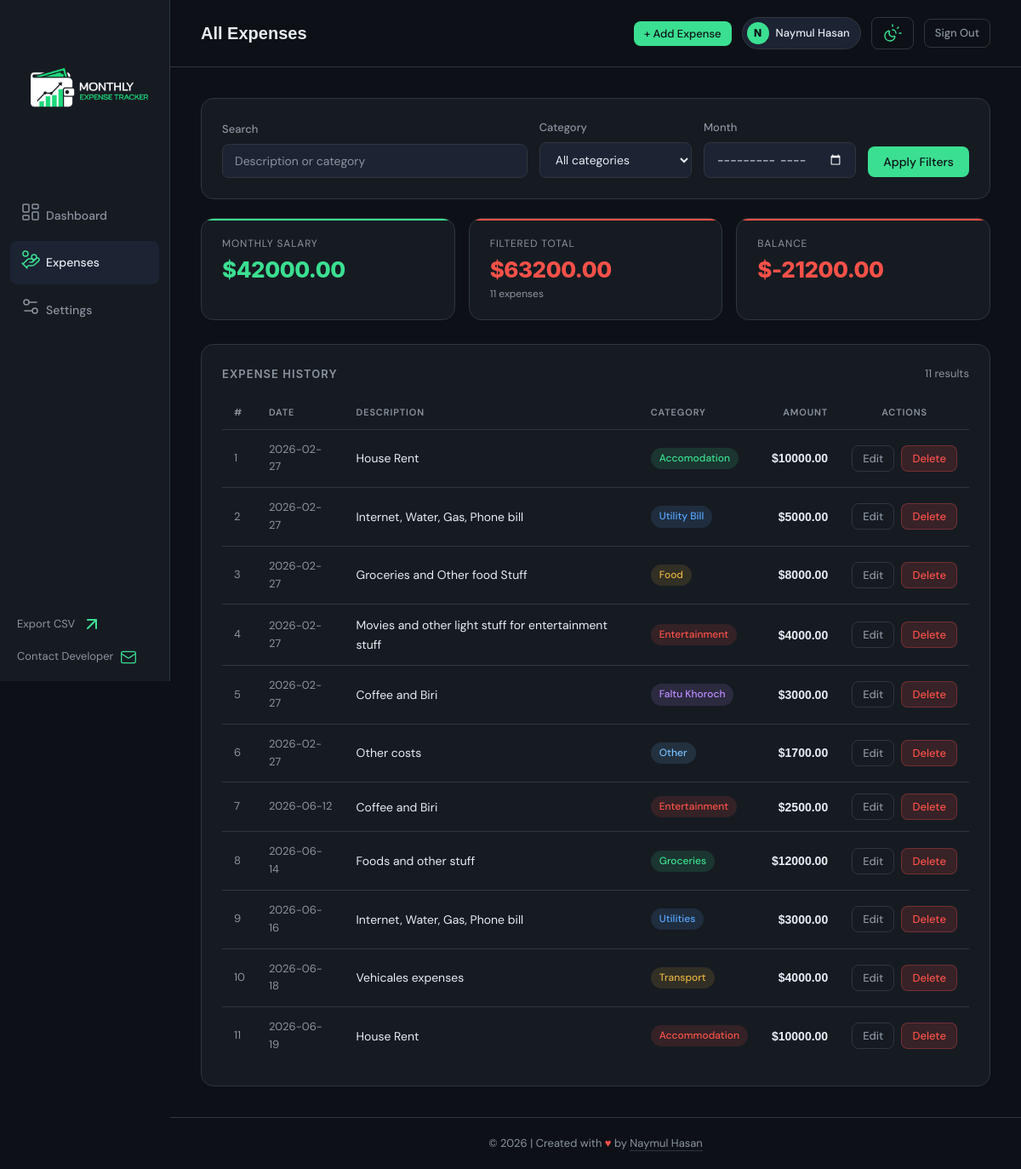
/expenses (signed in), run on the app's committed database.
### app/models.py (models this page shows, shortened)
class User(UserMixin, db.Model):
    __tablename__ = 'users'
    id            = db.Column(db.Integer, primary_key=True)
    username      = db.Column(db.String(80), unique=True, nullable=False)
    email         = db.Column(db.String(150), unique=True, nullable=False)
    password_hash = db.Column(db.String(255), nullable=False)
    settings = db.relationship('UserSettings', backref='user', uselist=False,
                                cascade='all, delete-orphan')
    expenses = db.relationship('Expense', backref='user',
                                cascade='all, delete-orphan', lazy='dynamic')
    category_budgets = db.relationship('CategoryBudget', backref='user',
                                       cascade='all, delete-orphan', lazy='dynamic')

class UserSettings(db.Model):
    __tablename__ = 'user_settings'
    id      = db.Column(db.Integer, primary_key=True)
    user_id = db.Column(db.Integer, db.ForeignKey('users.id'), unique=True, nullable=False)
    salary  = db.Column(db.Float, nullable=False, default=0.0)

class Expense(db.Model):
    __tablename__ = 'expenses'
    id          = db.Column(db.Integer, primary_key=True)
    user_id     = db.Column(db.Integer, db.ForeignKey('users.id'), nullable=False)
    description = db.Column(db.String(255), nullable=False)
    category    = db.Column(db.String(100), nullable=False, default='Uncategorized')
    amount      = db.Column(db.Float, nullable=False)
    expense_date = db.Column(db.Date, nullable=False, default=date.today, index=True)
    created_at  = db.Column(db.DateTime, default=datetime.utcnow)
    def to_dict(self) -> dict:
        return {
            'id':          self.id,
            'description': self.description,
            'category':    self.category,
            'amount':      self.amount,
            'expense_date': (
                self.expense_date.isoformat()
                if self.expense_date
                else (self.created_at.date() if self.created_at else date.today()).isoformat()
            ),
        }

### app/routes.py (the view)
@main.route('/expenses')
@login_required
def expenses():
    search = request.args.get('q', '').strip()
    category = request.args.get('category', '').strip()
    month_value = request.args.get('month', '').strip()
    year = month = None
    if month_value:
        try:
            parsed_month = datetime.strptime(month_value, '%Y-%m')
            year, month = parsed_month.year, parsed_month.month
        except ValueError:
            month_value = ''
    data = load_data(
        current_user.id, year=year, month=month,
        search=search, category=category,
    )
    balance        = calculate_balance(data['salary'], data['expenses'])
    total_expenses = sum(e['amount'] for e in data['expenses'])
    return render_template('expenses.html', data=data, balance=balance,
                           total_expenses=total_expenses,
                           categories=get_categories(current_user.id),
                           filters={'q': search, 'category': category, 'month': month_value},
                           default_expense_date=(
                               f'{month_value}-01' if month_value
                               else date.today().isoformat()
                           ))

### app/data.py (called while the page is built)
def _get_or_create_settings(user_id: int) -> UserSettings:
    settings = UserSettings.query.filter_by(user_id=user_id).first()
    if not settings:
        settings = UserSettings(user_id=user_id, salary=0.0)
        db.session.add(settings)
        db.session.commit()
    return settings

def load_data(user_id: int, year: int | None = None, month: int | None = None,
              search: str = '', category: str = '') -> dict:
    settings = _get_or_create_settings(user_id)
    query = Expense.query.filter_by(user_id=user_id)
    if year:
        query = query.filter(extract('year', Expense.expense_date) == year)
    if month:
        query = query.filter(extract('month', Expense.expense_date) == month)
    if search:
        term = f'%{search}%'
        query = query.filter(or_(
            Expense.description.ilike(term),
            Expense.category.ilike(term),
        ))
    if category:
        query = query.filter(Expense.category == category)
    expenses = query.order_by(Expense.expense_date.asc(), Expense.id.asc()).all()
    return {
        'salary':   settings.salary,
        'expenses': [e.to_dict() for e in expenses]
    }

def calculate_balance(salary: float, expenses: list) -> float:
    return salary - sum(e['amount'] for e in expenses)

def get_categories(user_id: int) -> list[str]:
    expense_categories = {
        row[0] for row in
        db.session.query(Expense.category).filter_by(user_id=user_id).distinct().all()
    }
    budget_categories = {
        row[0] for row in
        db.session.query(CategoryBudget.category).filter_by(user_id=user_id).distinct().all()
    }
    return sorted(expense_categories | budget_categories, key=str.lower)

### app/templates/expenses.html (shortened to what this page needs)
{% extends 'base.html' %}
{% block page_title %}All Expenses{% endblock %}
{% block topbar_actions %}
  <button class="btn btn-primary btn-sm" onclick="openModal('addExpenseModal')">+ Add Expense</button>
{% endblock %}
{% block content %}
<form class="expense-filters card" method="GET" action="{{ url_for('main.expenses') }}">
  <div class="filter-field filter-search">
    <label class="form-label" for="expense-search">Search</label>
    <input id="expense-search" class="form-input" name="q" type="search"
           value="{{ filters.q }}" placeholder="Description or category" />
  </div>
  <div class="filter-field">
    <label class="form-label" for="expense-category-filter">Category</label>
    <select id="expense-category-filter" class="form-input" name="category">
      <option value="">All categories</option>
    </select>
  </div>
  <div class="filter-field">
    <label class="form-label" for="expense-month-filter">Month</label>
    <input id="expense-month-filter" class="form-input" name="month" type="month" value="{{ filters.month }}" />
  </div>
  <div class="filter-actions">
    <button class="btn btn-primary" type="submit">Apply Filters</button>
  </div>
</form>
<div class="stat-grid" style="grid-template-columns: repeat(3,1fr);">
  <div class="stat-card green">
    <div class="stat-label">Monthly Salary</div>
    <div class="stat-value green">${{ "%.2f"|format(data.salary) }}</div>
  </div>
  <div class="stat-card red">
    <div class="stat-label">Filtered Total</div>
    <div class="stat-value red">${{ "%.2f"|format(total_expenses) }}</div>
    <div class="stat-sub">{{ data.expenses|length }} expense{{ 's' if data.expenses|length != 1 }}</div>
  </div>
  <div class="stat-card {{ 'green' if balance >= 0 else 'red' }}">
    <div class="stat-label">Balance</div>
    <div class="stat-value {{ 'green' if balance >= 0 else 'red' }}">${{ "%.2f"|format(balance) }}</div>
  </div>
</div>
<div class="card">
  <div class="flex justify-between items-center" style="margin-bottom:16px;">
    <div class="card-title" style="margin-bottom:0;">Expense History</div>
    <span class="text-muted text-sm">{{ data.expenses|length }} result{{ 's' if data.expenses|length != 1 }}</span>
  </div>
  {% if data.expenses %}
  <div class="table-wrap">
    <table>
      <thead>
        <tr>
          <th>#</th>
          <th>Date</th>
          <th>Description</th>
          <th>Category</th>
          <th style="text-align:right;">Amount</th>
          <th style="text-align:center;">Actions</th>
        </tr>
      </thead>
      <tbody>
        {% set colors = ['#3bdf91','#58a6ff','#e3b341','#f85149','#bc8cff','#79c0ff'] %}
        {% set all_cats = data.expenses|map(attribute='category')|unique|list %}
        {% for expense in data.expenses %}
          {% set cat_idx = all_cats.index(expense.category) if expense.category in all_cats else 0 %}
          {% set color = colors[cat_idx % colors|length] %}
          <tr>
            <td class="text-muted text-sm">{{ loop.index }}</td>
            <td class="text-muted text-sm">{{ expense.expense_date }}</td>
            <td>{{ expense.description }}</td>
            <td>
              <span class="badge" style="background: {{ color }}22; color: {{ color }};">
                {{ expense.category }}
              </span>
            </td>
            <td style="text-align:right; font-family:'Syne',sans-serif; font-weight:700;">
              ${{ "%.2f"|format(expense.amount) }}
            </td>
            <td style="text-align:center;">
              <div style="display:flex; gap:8px; justify-content:center;">
                <button class="btn btn-ghost btn-sm"
                  onclick='openEditModal({{ expense.id }}, {{ expense.description|tojson }}, {{ expense.category|tojson }}, {{ expense.amount }}, {{ expense.expense_date|tojson }})'>
                  Edit
                </button>
                <form method="POST" action="{{ url_for('main.delete_expense', expense_id=expense.id) }}"
                  onsubmit="return confirm('Delete this expense?')">
                  <button type="submit" class="btn btn-danger btn-sm">Delete</button>
                </form>
              </div>
            </td>
          </tr>
        {% endfor %}
      </tbody>
    </table>
  </div>
  {% endif %}
</div>
{% endblock %}

### app/templates/base.html (shortened to what this page needs)
<!DOCTYPE html>
<html lang="en">
<head>
  <link rel="stylesheet" href="{{ url_for('static', filename='css/main.css') }}" />
</head>
<body>
<div class="layout">
  <aside class="sidebar">
    <div class="sidebar-brand">
      <img
      src="{{ url_for('static', filename='Assets/logo.png') }}"
      alt="Monthly Expense Tracker Logo"
      style="width: 200px; height: 200px; object-fit: contain;"
    />
    </div>
    <nav class="sidebar-nav">
      <a href="{{ url_for('main.dashboard') }}" class="{{ 'active' if request.endpoint == 'main.dashboard' }}">
        <span class="nav-icon"></span> Dashboard
      </a>
      <a href="{{ url_for('main.expenses') }}" class="{{ 'active' if request.endpoint == 'main.expenses' }}">
        <span class="nav-icon"></span> Expenses
      </a>
      <a href="{{ url_for('main.settings') }}" class="{{ 'active' if request.endpoint == 'main.settings' }}">
        <span class="nav-icon"></span> Settings
      </a>
    </nav>
    <div class="sidebar-footer">
      <a href="{{ url_for('main.export_csv') }}">
        Export CSV <svg xmlns="http://www.w3.org/2000/svg" width="24" height="24" viewBox="0 0 24 24" fill="none" stroke="#3bdf91" stroke-width="2" stroke-linecap="round" stroke-linejoin="round" class="lucide lucide-arrow-up-right-icon lucide-arrow-up-right"><path d="M7 7h10v10"/><path d="M7 17 17 7"/></svg>
      </a>
      <a href="{{ url_for('main.contact') }}" class="{{ 'active' if request.endpoint == 'main.contact' }}">
        Contact Developer
      </a>
    </div>
  </aside>
  <div class="main">
    <header class="topbar">
      <div class="topbar-title">{% block page_title %}{% endblock %}</div>
      <div class="topbar-actions">
        {% block topbar_actions %}{% endblock %}
        {% if current_user.is_authenticated %}
        <div class="topbar-user">
          <div class="user-avatar">{{ current_user.username[0].upper() }}</div>
          <span class="user-name">{{ current_user.username }}</span>
        </div>
        <button id="themeToggle" class="btn btn-ghost btn-sm" onclick="toggleTheme()">
        </button>
        <a href="{{ url_for('auth.logout') }}" class="btn btn-ghost btn-sm">Sign Out</a>
        {% endif %}
      </div>
    </header>
    <div class="page-content">
      {% block content %}{% endblock %}
    </div>
    <footer class="app-footer">
      <p>© <span id="footerYear"></span> | Created with <span class="footer-heart">♥</span> by <a href="https://naymulhasan.com" target="_blank" rel="noopener noreferrer" class="footer-link">Naymul Hasan</a></p>
    </footer>
  </div>
</div>
</body>
</html>

### data on the page
User: username "N", username "Naymul Hasan"
UserSettings: salary "42000.00"
Expense: expense_date "2026-02-27", description "House Rent", category "Accomodation", amount "10000.00"
Expense: expense_date "2026-02-27", description "Internet, Water, Gas, Phone bill", category "Utility Bill", amount "5000.00"
Expense: expense_date "2026-02-27", description "Groceries and Other food Stuff", category "Food", amount "8000.00"
Expense: expense_date "2026-02-27", description "Movies and other light stuff for entertainment stuff", category "Entertainment", amount "4000.00"
Expense: expense_date "2026-02-27", description "Coffee and Biri", category "Faltu Khoroch", amount "3000.00"
Expense: expense_date "2026-02-27", description "Other costs", category "Other", amount "1700.00"
Expense: expense_date "2026-06-12", description "Coffee and Biri", category "Entertainment", amount "2500.00"
Expense: expense_date "2026-06-14", description "Foods and other stuff", category "Groceries", amount "12000.00"
Expense: expense_date "2026-06-16", description "Internet, Water, Gas, Phone bill", category "Utilities", amount "3000.00"
Expense: expense_date "2026-06-18", description "Vehicales expenses", category "Transport", amount "4000.00"
Expense: expense_date "2026-06-19", description "House Rent", category "Accommodation", amount "10000.00"

### other printed values
{{ "%.2f"|format(total_expenses) }} "63200.00"
{{ data.expenses|length }} "11"
{{ 's' if data.expenses|length != 1 }} "s"
{{ "%.2f"|format(balance) }} "-21200.00"
